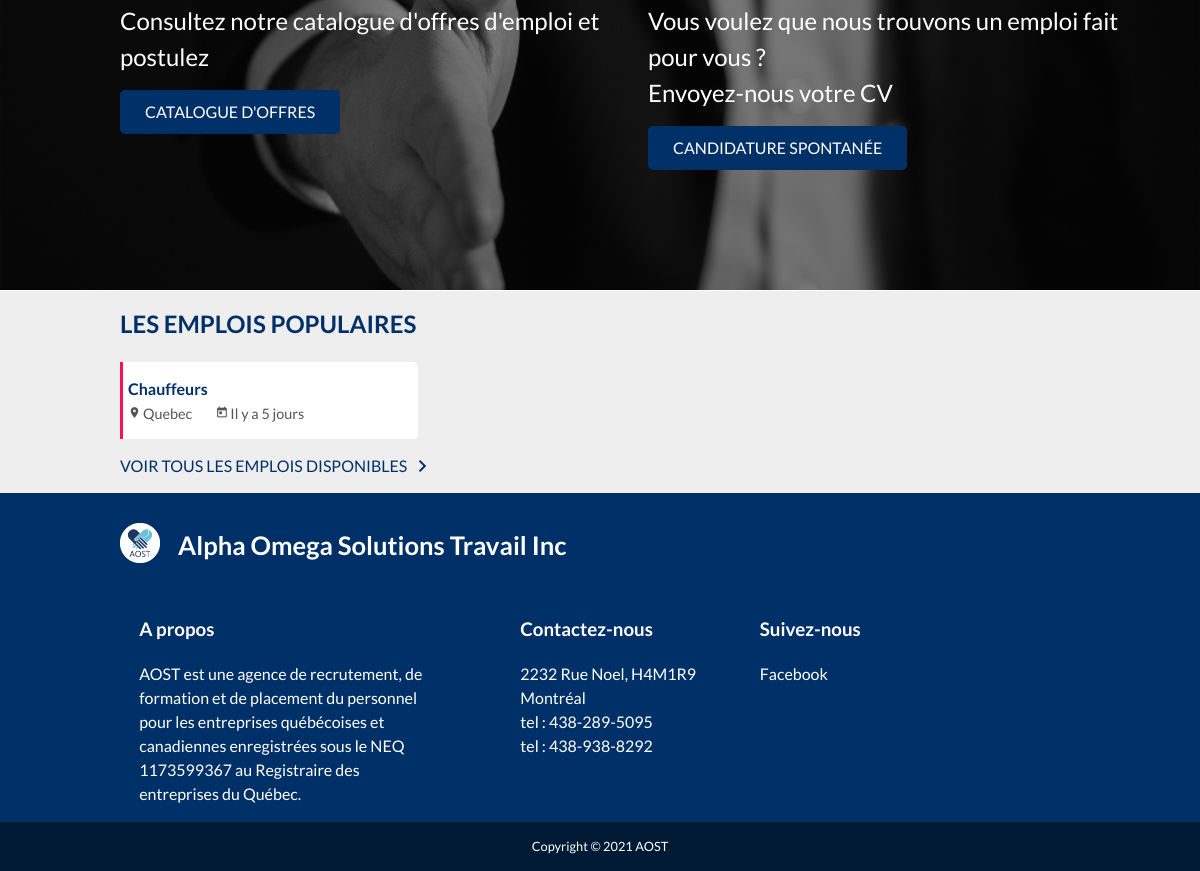
Page /home/ (lower part) on the earlier database version.
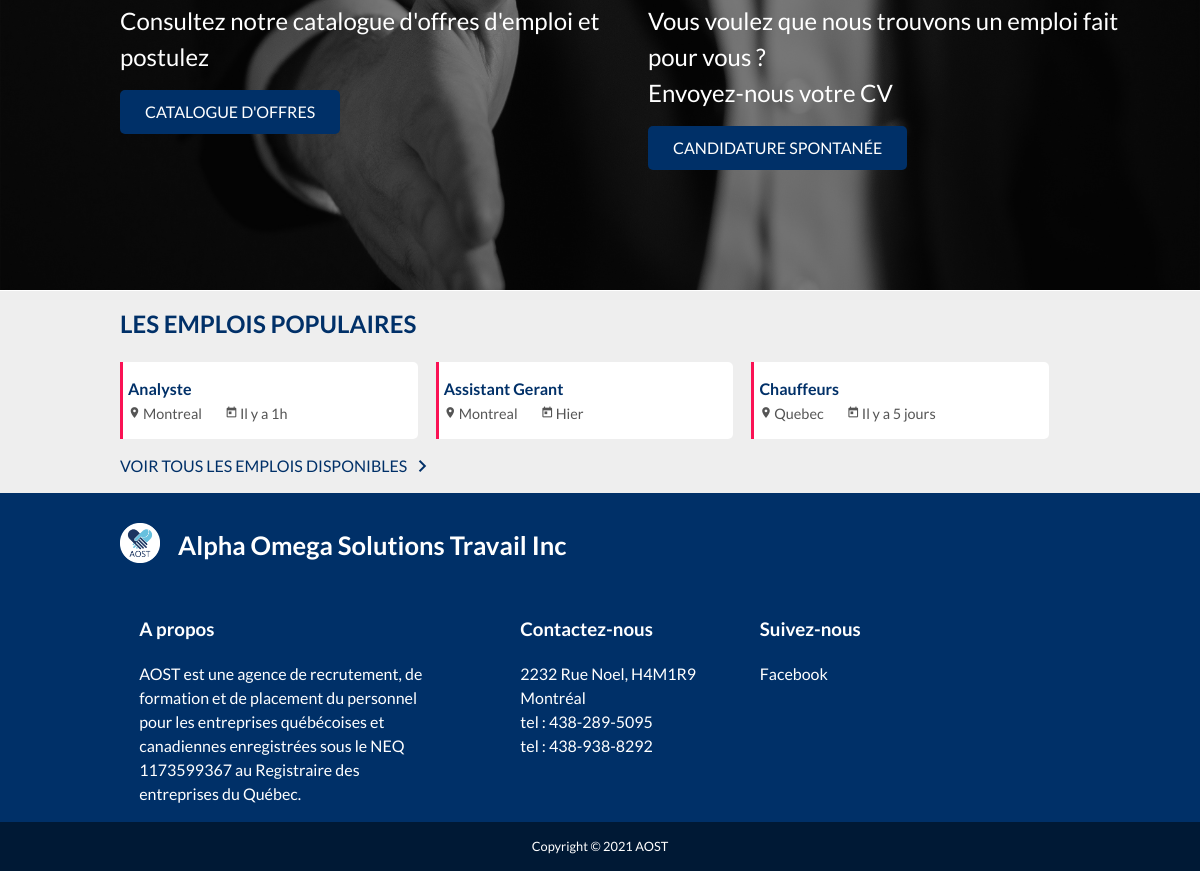
Same page on the later database version.
### tables this page shows
CREATE TABLE IF NOT EXISTS `offers` (
  `id` bigint(20) NOT NULL AUTO_INCREMENT,
  `id_admin` bigint(20) NOT NULL,
  `id_subdomain` bigint(20) NOT NULL,
  `id_city` bigint(20) NOT NULL,
  `compagny` varchar(100) NOT NULL,
  `description` longtext COMMENT 'Description globale de la demande',
  `missions` longtext COMMENT 'description détaillée (par mission) de la demande',
  `skill` longtext COMMENT 'compétences requises du postulant',
  `candidate_profile` longtext COMMENT 'Informations requises du postulant (age, annee d''experience, caractere etc...)',
  `cv` int(1) NOT NULL DEFAULT '0' COMMENT 'vaudra 1 si un CV est requit pour postuler',
  `motivation` int(1) NOT NULL DEFAULT '0' COMMENT 'Vaudra 1 si une lettre de motivation est requise pour postuler',
  `deleted` int(2) NOT NULL DEFAULT '0' COMMENT 'Vaudra 1 si supprimé par un admin (restera présente dans un onglet archives ou corbeille)',
  `expired` int(2) NOT NULL DEFAULT '0' COMMENT 'vaudra 1 si déjà expiré',
  `deadline` datetime NOT NULL COMMENT 'Date limite',
  `added_at` datetime NOT NULL DEFAULT CURRENT_TIMESTAMP,
  PRIMARY KEY (`id`),
  KEY `fk_city` (`id_city`),
  KEY `fk_subdomain` (`id_subdomain`),
  KEY `fk_admin` (`id_admin`)
);

CREATE TABLE IF NOT EXISTS `subdomains` (
  `id` bigint(20) NOT NULL AUTO_INCREMENT,
  `id_admin` bigint(20) NOT NULL,
  `id_domain` bigint(20) NOT NULL,
  `name` varchar(200) NOT NULL,
  `color` varchar(100) NOT NULL,
  `added_at` datetime NOT NULL DEFAULT CURRENT_TIMESTAMP,
  PRIMARY KEY (`id`),
  KEY `id_domain` (`id_domain`),
  KEY `fk_admin` (`id_admin`)
);

CREATE TABLE IF NOT EXISTS `city` (
  `id` bigint(20) NOT NULL AUTO_INCREMENT,
  `name` varchar(150) NOT NULL,
  `added_at` datetime NOT NULL DEFAULT CURRENT_TIMESTAMP,
  PRIMARY KEY (`id`)
);

### home/index.php (called while the page is built)
<?php include("../outils/php/redirection.php");
	redirection("Alpha Omega Solutions Travail", _APP_PATH."home/home.php", "home", "", _ROOT_PATH."home/home.css", _ROOT_PATH."home/home.js");
?>

### class/Offer.class.php (called while the page is built, shortened)
<?php
class Offer
{
    private $_id;
    private $_added_at;
    public function __construct(array $data){
        foreach ($data as $key => $value) {
            $method='set'.ucfirst($key);
        }
    }
    public function setId($id){
        $this->_id=intval($id);
    }
    public function getId(){
        return $this->_id;
    }
    public function setAdded_at($added_at){
        $this->_added_at=strval($added_at);
    }
    public function getAdded_at(){
        return $this->_added_at;
    }
public function getOffersFromLast($limit) {
    include(_APP_PATH."bd/server-connect.php");
    $query=$db->prepare("SELECT * FROM offers WHERE expired=0 ORDER BY id DESC LIMIT $limit");
    $offers=[];
    if($query->execute()){
        while($data=$query->fetch()){
            $offers[]=new Offer($data);
        }
        return $offers;
    }else{
        return false;
    }
}
}
?>

### class/Subdomain.class.php (called while the page is built, shortened)
<?php
class Subdomain
{
   private $_name;
   public function __construct(array $data){
    foreach ($data as $key => $value) {
     $method='set'.ucfirst($key);
}
}
public function setName($name){
   $this->_name=htmlentities(strval($name));
}
public function getName(){
    return $this->_name;
}
public function getSubdomain($id){
    include(_APP_PATH."bd/server-connect.php");
    $id=intval($id);
    $query=$db->prepare("SELECT * FROM subdomains WHERE id=?");
    $query->bindParam(1,$id);
    if($query->execute() && $query->rowCount()==1){
      $data=$query->fetch();
      return (new Subdomain($data));
  }else{
      return false;
  }
}
}
?>

### class/Domain.class.php (called while the page is built, shortened)
<?php
class domain
{
    private $_color;
    public function __construct(array $data){
        foreach ($data as $key => $value) {
            $method='set'.ucfirst($key);
        }
    }
    public function setColor($color){
        $this->_color=htmlentities(strval($color));
    }
    public function getColor(){
        return $this->_color;
    }
public function getDomain($id){
    include(_APP_PATH."bd/server-connect.php");
    $id=intval($id);
    $query=$db->prepare("SELECT * FROM domains WHERE id=?");
    $query->bindParam(1,$id);
    if($query->execute() && $query->rowCount()==1){
        $data=$query->fetch();
        return (new Domain($data));
    }else{
        return false;
    }
}
}
?>

### class/City.class.php (called while the page is built, shortened)
<?php
class City
{
    private $_name;
    public function __construct(array $data){
        foreach ($data as $key => $value) {
            $method='set'.ucfirst($key);
        }
    }
    public function setName($name){
        $this->_name=htmlentities(strval($name));
    }
    public function getName(){
        return $this->_name;
    }
public function getCity($id){
    include(_APP_PATH."bd/server-connect.php");
    $id=intval($id);
    $query=$db->prepare("SELECT * FROM city WHERE id=?");
    $query->bindParam(1,$id);
    if($query->execute() && $query->rowCount()==1){
        $data=$query->fetch();
        return (new City($data));
    }else{
        return false;
    }
}
}
?>

### outils/php/functions.php (called while the page is built, shortened)
<?php
$tab_month=array("Janvier","Février","Mars","Avril","Mai","Juin","Juillet","Aougt","Septembre","Octobre","Novembre","Décembre");
function get_elapsed_time($datetime){
	global $tab_month;
	$date_convert_in_seconde = strtotime($datetime);
	if(date('Ymd', $date_convert_in_seconde) == date('Ymd')){
		$diff = time()-$date_convert_in_seconde;
		if($diff < 60){
			return "Il y a ".$diff." secondes";
		}else if($diff < 3600){
			return "Il y a ".floor($diff/60)." min";
		}else if($diff < 86400){
			return "Il y a ".floor($diff/3600)."h";
		}
	}else if(date('Ymd', $date_convert_in_seconde) == date('Ymd', strtotime('- 1 DAY'))){
		return "Hier";
	}else if(date('Ymd', $date_convert_in_seconde) == date('Ymd', strtotime('- 2 DAY'))){
		return "Il y a 2 jours";
	}else if(date('Ymd', $date_convert_in_seconde) == date('Ymd', strtotime('- 3 DAY'))){
		return "Il y a 3 jours";
	}else if(date('Ymd', $date_convert_in_seconde) == date('Ymd', strtotime('- 4 DAY'))){
		return "Il y a 4 jours";
	}else if(date('Ymd', $date_convert_in_seconde) == date('Ymd', strtotime('- 5 DAY'))){
		return "Il y a 5 jours";
	}else if(date('Ymd', $date_convert_in_seconde) == date('Ymd', strtotime('- 6 DAY'))){
		return "Il y a 6 jours";
	}else if(date('YW', $date_convert_in_seconde) == date('YW', strtotime('- 1 WEEK'))){
		return "Il y a 1 semaine";
	}else if(date('YW', $date_convert_in_seconde) == date('YW', strtotime('- 2 WEEK'))){
		return "Il y a 2 semaines";
	}else if(date('YW', $date_convert_in_seconde) == date('YW', strtotime('- 3 WEEK'))){
		return "Il y a 3 semaines";
	}else if(date('YW', $date_convert_in_seconde) == date('YW', strtotime('- 4 WEEK'))){
		return "Il y a 4 semaines";
	}else if(date('Ym', $date_convert_in_seconde) == date('Ym', strtotime('- 1 MONTH'))){
		return "Il y a 1 mois";
	}else if(date('Ym', $date_convert_in_seconde) == date('Ym', strtotime('- 2 MONTH'))){
		return "Il y a 2 mois";
	}else if(date('Ym', $date_convert_in_seconde) == date('Ym', strtotime('- 3 MONTH'))){
		return "Il y a 3 mois";
	}else if(date('Ym', $date_convert_in_seconde) == date('Ym', strtotime('- 4 MONTH'))){
		return "Il y a 4 mois";
	}else if(date('Ym', $date_convert_in_seconde) == date('Ym', strtotime('- 5 MONTH'))){
		return "Il y a 5 mois";
	}else if(date('Ym', $date_convert_in_seconde) == date('Ym', strtotime('- 6 MONTH'))){
		return "Il y a 6 mois";
	}else if(date('Ym', $date_convert_in_seconde) == date('Ym', strtotime('- 7 MONTH'))){
		return "Il y a 7 mois";
	}else if(date('Ym', $date_convert_in_seconde) == date('Ym', strtotime('- 8 MONTH'))){
		return "Il y a 8 mois";
	}else if(date('Ym', $date_convert_in_seconde) == date('Ym', strtotime('- 9 MONTH'))){
		return "Il y a 9 mois";
	}else if(date('Ym', $date_convert_in_seconde) == date('Ym', strtotime('- 10 MONTH'))){
		return "Il y a 10 mois";
	}else if(date('Ym', $date_convert_in_seconde) == date('Ym', strtotime('- 11 MONTH'))){
		return "Il y a 11 mois";
	}else if(date('Y', $date_convert_in_seconde) == date('Y', strtotime('- 1 YEAR'))){
		return "Il y a 1 an";
	}else if(date('Y', $date_convert_in_seconde) == date('Y', strtotime('- 2 YEAR'))){
		return "Il y a 2 ans";
	}else if(date('Y', $date_convert_in_seconde) == date('Y', strtotime('- 3 YEAR'))){
		return "Il y a 3 ans";
	}else if(date('Y', $date_convert_in_seconde) == date('Y', strtotime('- 4 YEAR'))){
		return "Il y a 4 ans";
	}else if(date('Y', $date_convert_in_seconde) == date('Y', strtotime('- 5 YEAR'))){
		return "Il y a 5 ans";
	}else if(date('Y', $date_convert_in_seconde) == date('Y', strtotime('- 6 YEAR'))){
		return "Il y a 6 ans";
	}else if(date('Y', $date_convert_in_seconde) == date('Y', strtotime('- 7 YEAR'))){
		return "Il y a 7 ans";
	}else if(date('Y', $date_convert_in_seconde) == date('Y', strtotime('- 8 YEAR'))){
		return "Il y a 8 ans";
	}else if(date('Y', $date_convert_in_seconde) == date('Y', strtotime('- 9 YEAR'))){
		return "Il y a 9 ans";
	}else if(date('Y', $date_convert_in_seconde) == date('Y', strtotime('- 10 YEAR'))){
		return "Il y a 10 ans";
	}else if(date('Y', $date_convert_in_seconde) == date('Y', strtotime('- 11 YEAR'))){
		return "Il y a 11 ans";
	}else if(date('Y', $date_convert_in_seconde) == date('Y', strtotime('- 12 YEAR'))){
		return "Il y a 12 ans";
	}else if(date('Y', $date_convert_in_seconde) == date('Y', strtotime('- 13 YEAR'))){
		return "Il y a 13 ans";
	}else if(date('Y', $date_convert_in_seconde) == date('Y', strtotime('- 14 YEAR'))){
		return "Il y a 14 ans";
	}else if(date('Y', $date_convert_in_seconde) == date('Y', strtotime('- 15 YEAR'))){
		return "Il y a 15 ans";
	}else if(date('Y', $date_convert_in_seconde) == date('Y', strtotime('- 16 YEAR'))){
		return "Il y a 16 ans";
	}else if(date('Y', $date_convert_in_seconde) == date('Y', strtotime('- 17 YEAR'))){
		return "Il y a 17 ans";
	}else if(date('Y', $date_convert_in_seconde) == date('Y', strtotime('- 18 YEAR'))){
		return "Il y a 18 ans";
	}else if(date('Y', $date_convert_in_seconde) == date('Y', strtotime('- 19 YEAR'))){
		return "Il y a 19 ans";
	}else if(date('Y', $date_convert_in_seconde) == date('Y', strtotime('- 20 YEAR'))){
		return "Il y a 20 ans";
	}else if(date('Y', $date_convert_in_seconde) < date('Y', strtotime('- 20 YEAR'))){
		return "Il y a plus de 20 ans";
	}else{
		$mois=date('m',$date_convert_in_seconde);
		$mois=$tab_month[$mois-1];
		return 'depuis le '.date('d', $date_convert_in_seconde)." ".$mois;
	}
}
?>

### home/home.php (the view, shortened to what the changed rows need)
<div class="offers-container">
  <div class="offset-10-laptop emplois-populaires">
    <h2 class="margin-top-none">Les emplois populaires</h2>
    <div class="emplois-populaires-container">
      <?php
      $offers = $offer->getOffersFromLast(4);
      foreach ($offers as $offer) {
        $city = $city->getCity($offer->getId_city());
        $subdomain = $subdomain->getSubdomain($offer->getId_subdomain());
        $domain = $domain->getDomain($subdomain->getId_domain());
        $domainColor = $domain->getColor()==""? "66BFDE" : $domain -> getColor();
        ?>
        <a href="<?php echo _ROOT_PATH."job/offers/a/".str_replace(" ", "-",$subdomain->getName())."/".$offer->getId()."/" ?>" class="ep-block" style="border-left : 3px solid #<?php echo $domainColor; ?>">
          <div class="ep-text">
            <span class="ep-title"><?php echo $subdomain->getName(); ?></span>
            <span class="ep-city"><i class="material-icons vertical-align-bottom">location_on</i><?php echo $city->getName(); ?></span>
            <span class="ep-added_at"><i class="material-icons vertical-align-bottom"> today </i><?php echo get_elapsed_time($offer->getAdded_at()); ?></span>
          </div>
        </a>
      <?php } ?>
    </div>
  </div>
</div>

Differences in the rows shown:
added offers: id_subdomain.name "Analyste", id_city.name "Montreal", added_at "Il y a 1h"
added offers: id_subdomain.name "Assistant Gerant", id_city.name "Montreal", added_at "Hier"
